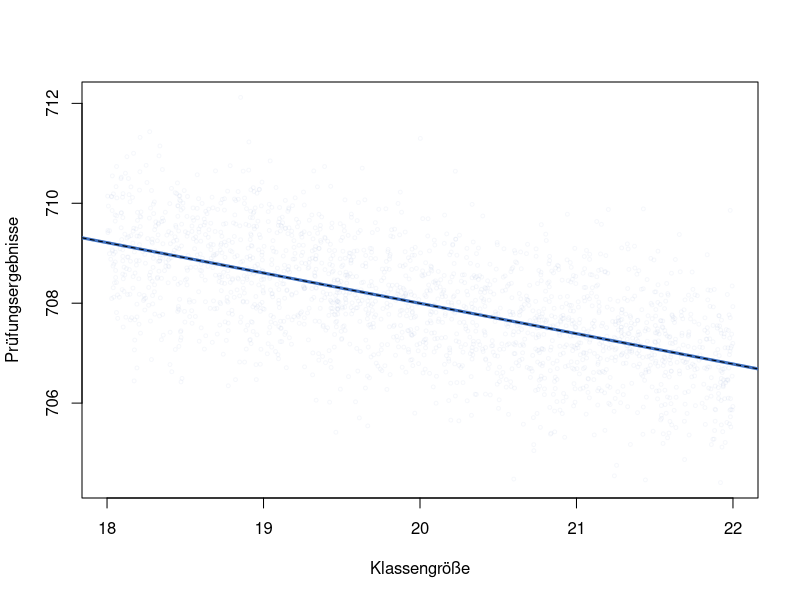
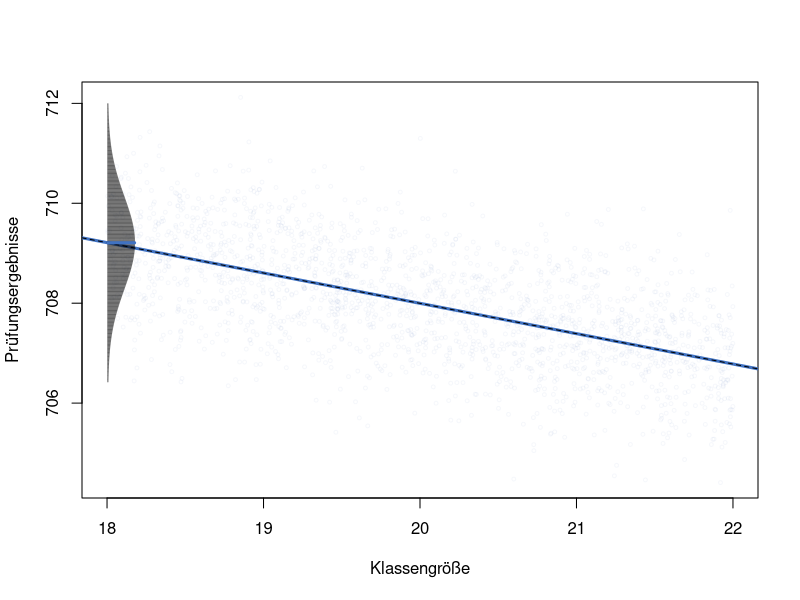
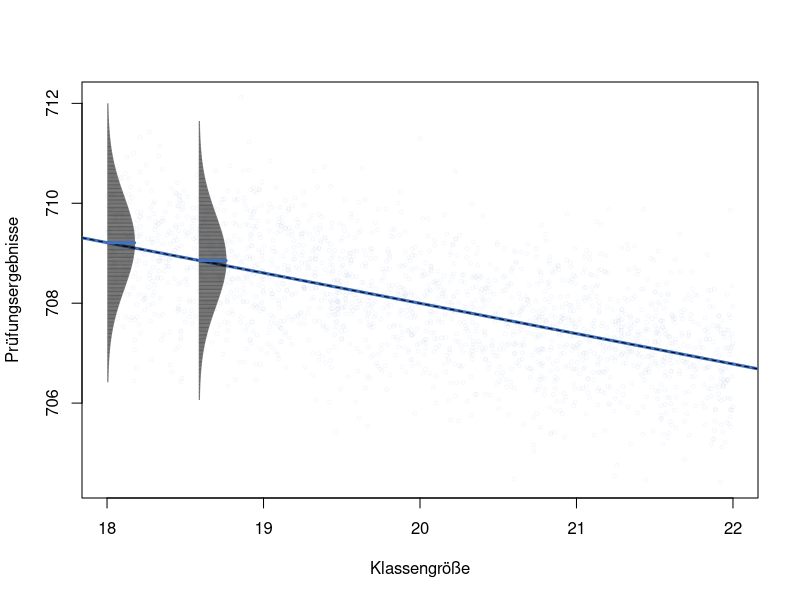
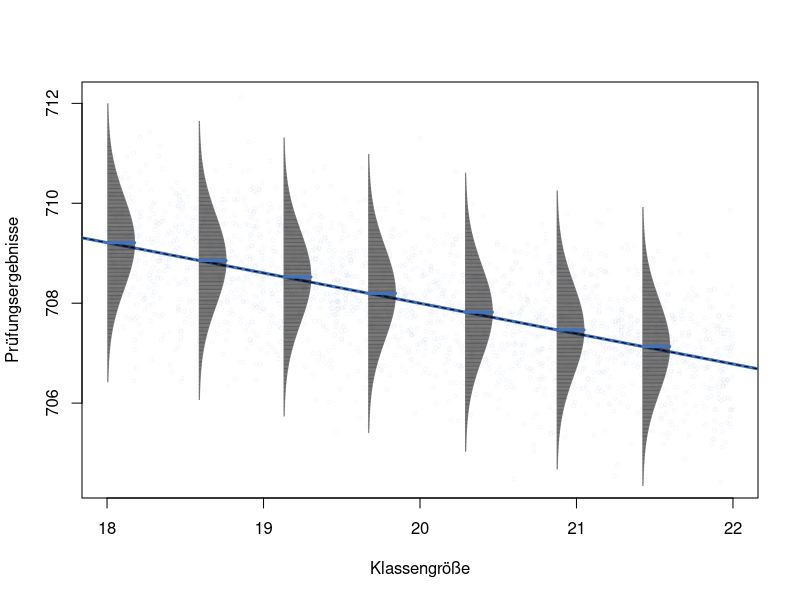
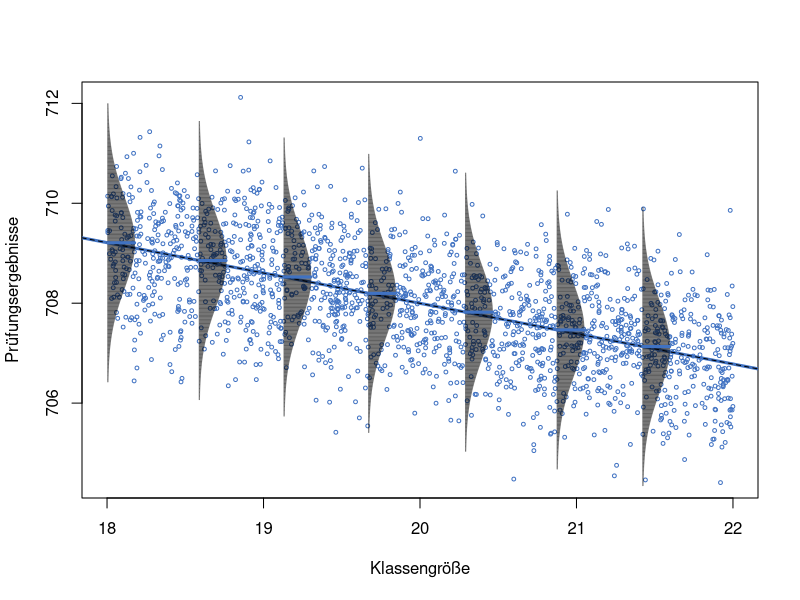
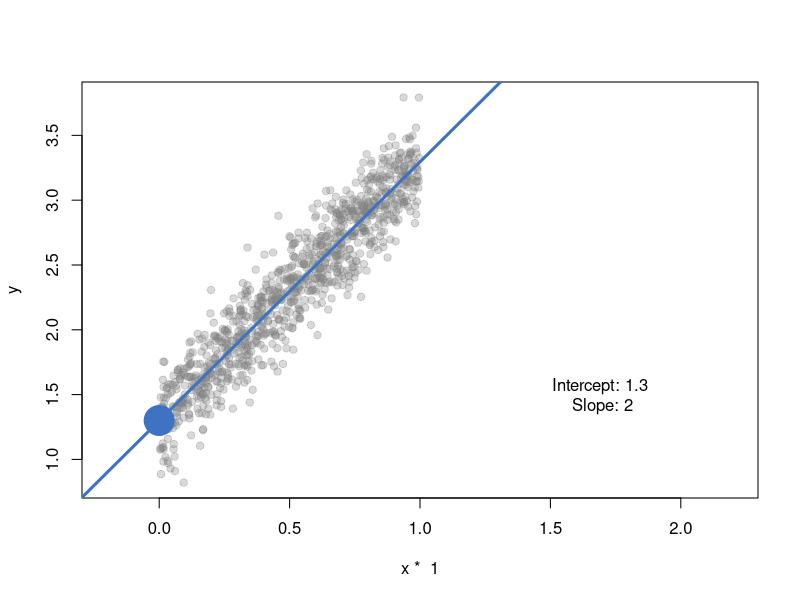
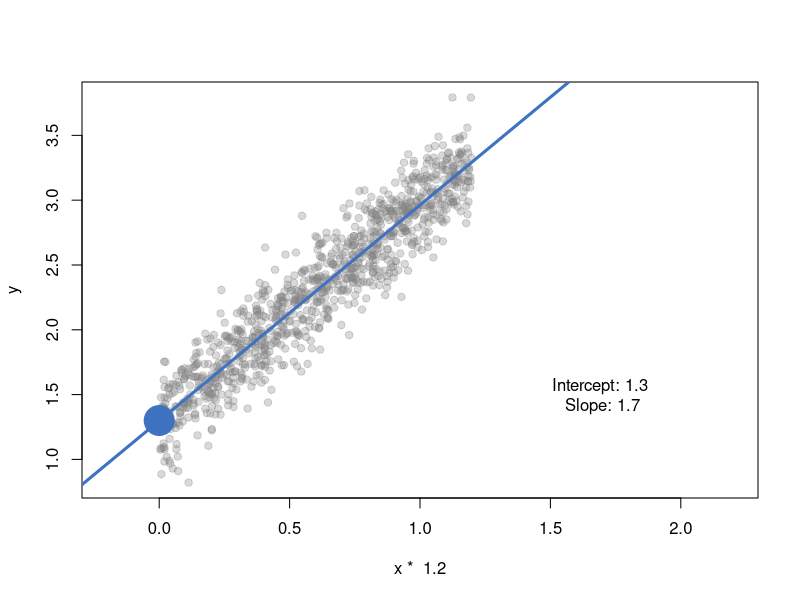
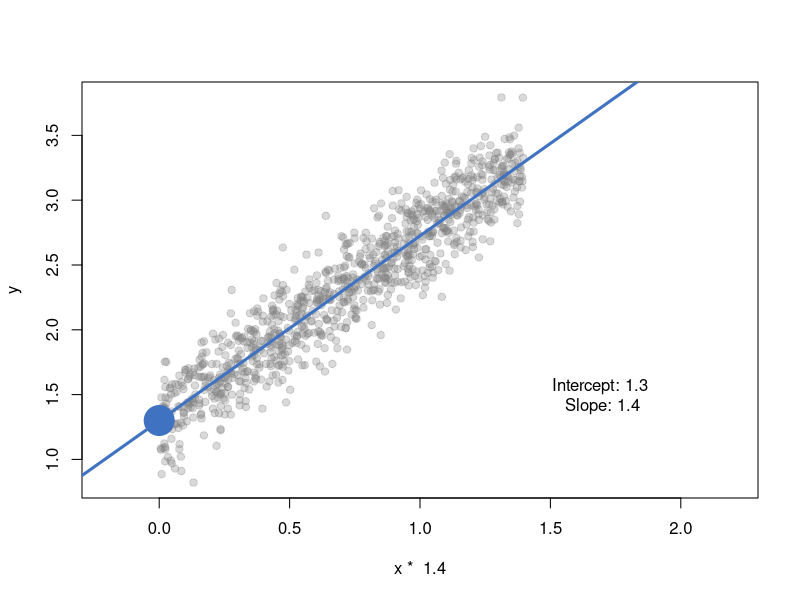

Here is the R script that generated these plots, in order:
## ---- chunk 1
#| results: "asis"
#| output: "asis"
#| fig-show: "asis"
#| fig-width: 12
#| fig-height: 5

library(scales)

plot.norm <- function(x_index, mymodel, mult = 1, sd.mult = 4, mycol = 'black', howmany = 352) {
  xvar <- mymodel$model[,2]
  sigma <- summary(mymodel)$sigma
  pred_val <- predict(mymodel)[x_index]
  stick.val <- rep(xvar[x_index], howmany) + mult * dnorm(seq(pred_val - sd.mult * sigma, pred_val + sd.mult * sigma, length.out = howmany), mean = pred_val, sd = sigma)
  steps <- seq(pred_val - sd.mult * sigma, pred_val + sd.mult * sigma, length.out = howmany)
  for(i in seq_along(steps)) {
    segments(xvar[x_index], steps[i], stick.val[i], steps[i], lty = 1, col = alpha(mycol, 0.51))
  }
  segments(xvar[x_index], pred_val, xvar[x_index] + mult * dnorm(pred_val, mean = pred_val, sd = sigma), pred_val, lty = 1, lwd = 3, col = '#4072c2')
}

set.seed(10)
n <- 2000
x <- sort(runif(n, 18, 22))
error <- rnorm(n) * 0.9
y <- -0.6 * x + error + 720
model1 <- lm(y ~ x)

cuts <- c(0, 0.05, 0.2, 0.999, 1)

#for (cut in cuts) {
#  
#  sample_i <- which(x<cut)
#  cols <- ifelse(1:n %in% sample_i, "#4072c2", "grey80")
#  alphas <- ifelse(cut == tail(cuts,1),1,0.05)
#  plot(x,y, ylab = "Prüfungsergebnisse", xlab = "Klassengröße", col = alpha(cols, alphas), pch = 1,xlim=c(18,22),cex=0.51)
#  #abline(v=cut, lwd = 3, col = "grey60")
#
#  if (cut==cuts[1])
#    plot(x,y, ylab = "Prüfungsergebnisse", xlab = "Klassengröße", col = alpha(cols, alphas), pch = 1,xlim=c(18,22),cex=0.51)
#  abline(model1, col="#4072c2", lwd = 3)
#  
#  abline(model1,lty=2)
#  pos<-0
#  while (pos/7<cut) {
#    plot.norm(round(n*pos/7)+1,model1,0.4, sd.mult=3)
#    pos<-pos+1
#  }
#}

draw_cef_plot <- function(idx) {
  if (idx < 1 || idx > length(cuts))
    stop("Index out of bounds")
  cut_val <- cuts[idx]
  sample_i <- which(x < cut_val)
  cols <- ifelse(1:n %in% sample_i, "#4072c2", "#4072c2")
  alphas <- ifelse(cut_val == tail(cuts, 1), 1, 0.05)
  plot(x, y, ylab = "Prüfungsergebnisse", xlab = "Klassengröße",
       col = alpha(cols, alphas), pch = 1, xlim = c(18, 22), cex = 0.51)
  abline(model1, col = "#4072c2", lwd = 3)
  abline(model1, lty = 2)
  pos <- 0
  while (pos / 7 < cut_val) {
    plot.norm(round(n * pos / 7) + 1, model1, 0.4, sd.mult = 3)
    pos <- pos + 1
  }
}
## ---- chunk 2
#| fig-width: 12
#| fig-height: 5

draw_cef_plot(1)
## ---- chunk 3
#| fig-width: 12
#| fig-height: 5

draw_cef_plot(2)
## ---- chunk 4
#| fig-width: 12
#| fig-height: 5

draw_cef_plot(3)
## ---- chunk 5
#| fig-width: 12
#| fig-height: 5

draw_cef_plot(4)
## ---- chunk 6
#| fig-width: 12
#| fig-height: 5

draw_cef_plot(5)
## ---- chunk 7
#| fig-width: 12
#| fig-height: 5

set.seed(12345)

n<-1000
x <- runif(n) 
y <- 2*x+rnorm(n)*0.2+1.3
factor <- 1

plot(x*factor, y, col = alpha("grey50",0.3), pch = 19, xlim = c(-0.2,2.2), xlab=paste("x * ",round(factor,2)))
x0<-x*factor
fit<-lm(y~x0)
abline(fit, col="#4072c2", lwd = 3)
text(paste("Intercept:",round(coefficients(fit)[1],1),"\nSlope:",round(coefficients(fit)[2],1)), x = 1.7, y=1.5)
points(0,round(coefficients(fit)[1],1),col="#4072c2", pch=19, cex=4)
## ---- chunk 8
#| fig-width: 12
#| fig-height: 5

set.seed(12345)

n<-1000
x <- runif(n) 
y <- 2*x+rnorm(n)*0.2+1.3
factor <- 1.2

plot(x*factor, y, col = alpha("grey50",0.3), pch = 19, xlim = c(-0.2,2.2), xlab=paste("x * ",round(factor,2)))
x0<-x*factor
fit<-lm(y~x0)
abline(fit, col="#4072c2", lwd = 3)
text(paste("Intercept:",round(coefficients(fit)[1],1),"\nSlope:",round(coefficients(fit)[2],1)), x = 1.7, y=1.5)
points(0,round(coefficients(fit)[1],1),col="#4072c2", pch=19, cex=4)
## ---- chunk 9
#| fig-width: 12
#| fig-height: 5

set.seed(12345)

n<-1000
x <- runif(n) 
y <- 2*x+rnorm(n)*0.2+1.3
factor <- 1.4

plot(x*factor, y, col = alpha("grey50",0.3), pch = 19, xlim = c(-0.2,2.2), xlab=paste("x * ",round(factor,2)))
x0<-x*factor
fit<-lm(y~x0)
abline(fit, col="#4072c2", lwd = 3)
text(paste("Intercept:",round(coefficients(fit)[1],1),"\nSlope:",round(coefficients(fit)[2],1)), x = 1.7, y=1.5)
points(0,round(coefficients(fit)[1],1),col="#4072c2", pch=19, cex=4)
## ---- chunk 10
#| fig-width: 12
#| fig-height: 5

set.seed(12345)

n<-1000
x <- runif(n) 
y <- 2*x+rnorm(n)*0.2+1.3
factor <- 1.6

plot(x*factor, y, col = alpha("grey50",0.3), pch = 19, xlim = c(-0.2,2.2), xlab=paste("x * ",round(factor,2)))
x0<-x*factor
fit<-lm(y~x0)
abline(fit, col="#4072c2", lwd = 3)
text(paste("Intercept:",round(coefficients(fit)[1],1),"\nSlope:",round(coefficients(fit)[2],1)), x = 1.7, y=1.5)
points(0,round(coefficients(fit)[1],1),col="#4072c2", pch=19, cex=4)
## ---- chunk 11
#| fig-width: 12
#| fig-height: 5

set.seed(12345)

n<-1000
x <- runif(n) 
y <- 2*x+rnorm(n)*0.2+1.3
factor <- 1.8

plot(x*factor, y, col = alpha("grey50",0.3), pch = 19, xlim = c(-0.2,2.2), xlab=paste("x * ",round(factor,2)))
x0<-x*factor
fit<-lm(y~x0)
abline(fit, col="#4072c2", lwd = 3)
text(paste("Intercept:",round(coefficients(fit)[1],1),"\nSlope:",round(coefficients(fit)[2],1)), x = 1.7, y=1.5)
points(0,round(coefficients(fit)[1],1),col="#4072c2", pch=19, cex=4)
## ---- chunk 12
#| fig-width: 12
#| fig-height: 5

set.seed(12345)

n<-1000
x <- runif(n) 
y <- 2*x+rnorm(n)*0.2+1.3
factor <- 2

plot(x*factor, y, col = alpha("grey50",0.3), pch = 19, xlim = c(-0.2,2.2), xlab=paste("x * ",round(factor,2)))
x0<-x*factor
fit<-lm(y~x0)
abline(fit, col="#4072c2", lwd = 3)
text(paste("Intercept:",round(coefficients(fit)[1],1),"\nSlope:",round(coefficients(fit)[2],1)), x = 1.7, y=1.5)
points(0,round(coefficients(fit)[1],1),col="#4072c2", pch=19, cex=4)
## ---- chunk 13
#| fig-width: 13
#| fig-height: 4
#| fig-show: "animate"
#| fig-align: "center"

library(scales)
par(mar=c(2,2,1,2))

y <- rnorm(20)
y <- y-mean(y)
plot(x=rep(0,20),y=y, pch=19, xlab="x")
abline(-10,0)
for (slope in 3*(-2:2)) {
  plot(x=rep(0,20),y=y, pch=19, xlab="x")
  abline(0,slope,lw=3,col=alpha("#4072c2",0.6))
}

plot(x=rep(0,20),y=y, pch=19, xlab="x")
for (slope in -20:20)
  abline(0,slope,lw=3,col=alpha("#4072c2",0.6))

## ---- chunk 14
#| fig-width: 12
#| fig-height: 5

library(datasets)
par(mar=c(2,2,2,2))
par(mfrow=c(2,2))

plot(anscombe$x1,anscombe$y1, ylim=c(3,13), pch=19)
abline(lm(y1 ~ x1, data=anscombe), col="#4072c2", lw=2)
plot(anscombe$x2,anscombe$y2, ylim=c(3,13), pch=19)
abline(lm(y2 ~ x2, data=anscombe), col="#4072c2", lw=2)
plot(anscombe$x3,anscombe$y3, ylim=c(3,13), pch=19)
abline(lm(y3 ~ x3, data=anscombe), col="#4072c2", lw=2)
plot(anscombe$x4,anscombe$y4, ylim=c(3,13), pch=19)
abline(lm(y4 ~ x4, data=anscombe), col="#4072c2", lw=2)

## ---- chunk 15
#| fig-width: 5
#| fig-height: 6

par(cex=1.5)
x <- seq(0.01, 2, length.out = 100)  # Avoid log(0) by starting from 0.01
y <- log(x)
plot(x, y, type = "l", col = "#4072C2", lwd=5, xlab = "x", ylab = "ln(x)", ylim = c(-1,1))
grid(lwd=3)
## ---- chunk 16
#| fig-align: center
#| fig-width: 7

library(scales)
set.seed(12346)
pop<-5000               #population
x <- runif(pop) * 2     #some variable between 0 and 2
y <- 0+x+0.5*rnorm(pop) #beta0 = 0, beta1=1, sigma=0.5
samples <- c(rep(0.006,4000)) #draw 4k samples of size 0.6% of the pop
#estimate 4k regression lines on 4k samples
beta1 <- c() #prepare an empty list
plot(x, y, col = alpha("grey", 0.1), pch = 19,        #prepare plot
     xlim = 1 + c(-1.05, 1.05),ylim=1 + c(-1.4, 1.4))
for (i in seq_along(samples)) {
  sample_i <- sample(1:pop,pop * samples[i])
  ols <- lm(y[sample_i] ~ x[sample_i])
  abline(reg=ols, col=alpha("#4072C2",1/sqrt(sqrt(i))), lwd = 1.5)
  beta1 <- c(beta1, coefficients(ols)[2])  #add beta to the list
}
abline(b=1, col = "black")
## ---- chunk 17
#| fig-align: center
#| fig-width: 7
hist(beta1, main = "")
## ---- chunk 18
#| fig-width: 12
#| fig-height: 5
#| fig-align: "center"

set.seed(124) 
par(mfrow=c(1,2))
par(mar=c(1,1,4,0))
library(scales) 
n<-50
foci <- 1
intercepts <- c(0,2/3)

for (focus in foci) {
    intercept<-0
    x <- runif(n)-0.6+focus
    y <- intercept+0.5*x+rnorm(n)*0.2
  
    xlim<-c(-2.5,2.5)
    ylim<-c(-2,2)
    xlab<-"x"
    ylab<-"y"
    
    plot(x,y,col=alpha("black",0.3),pch=19,xlim=xlim,axes = F, xlab = "", ylab = "",ylim=ylim,main="OLS with Intercept",cex=0.6)
    abline(intercept,0.5)
    fit_SLR<-lm(formula = y ~ x)
    abline(fit_SLR, col="#4072C2",lw=3)
    axis(1, pos = 0)
    axis(2, pos = 0, las = 2)
    
    plot(x,y,col=alpha("black",0.3),pch=19,xlim=xlim,axes = F, xlab = "", ylab = "",ylim=ylim,main="OLS without Intercept",cex=0.6)
    abline(intercept,0.5)
    fit_RttO<-lm(formula = y ~ x-1)
    abline(fit_RttO, col="#4072C2",lw=3)
    axis(1, pos = 0)
    axis(2, pos = 0, las = 2)
}
## ---- chunk 19
#| fig-width: 12
#| fig-height: 5
#| fig-align: "center"
set.seed(124)
par(mfrow=c(1,2))
par(mar=c(1,1,4,1))
library(scales)
n<-50
foci <- 0.5
intercepts <- c(0,2/3)

for (focus in foci) {
  intercept <- 2/3

    x <- runif(n)-0.6+focus
    y <- intercept+0.5*x+rnorm(n)*0.2
  
    xlim<-c(-2.5,2.5)
    ylim<-c(-2,2)
    xlab<-"x"
    ylab<-"y"
    
    plot(x,y,col=alpha("black",0.3),pch=19,xlim=xlim,axes = F, xlab = "", ylab = "",ylim=ylim,main="OLS with Intercept",cex=0.6)
    abline(intercept,0.5)
    fit_SLR<-lm(formula = y ~ x)
    abline(fit_SLR, col="#4072C2",lw=3)
    axis(1, pos = 0)
    axis(2, pos = 0, las = 2)
    
    plot(x,y,col=alpha("black",0.3),pch=19,xlim=xlim,axes = F, xlab = "", ylab = "",ylim=ylim,main="OLS without Intercept",cex=0.6)
    abline(intercept,0.5)
    fit_RttO<-lm(formula = y ~ x-1)
    abline(fit_RttO, col="#4072C2",lw=3)
    axis(1, pos = 0)
    axis(2, pos = 0, las = 2)
}
